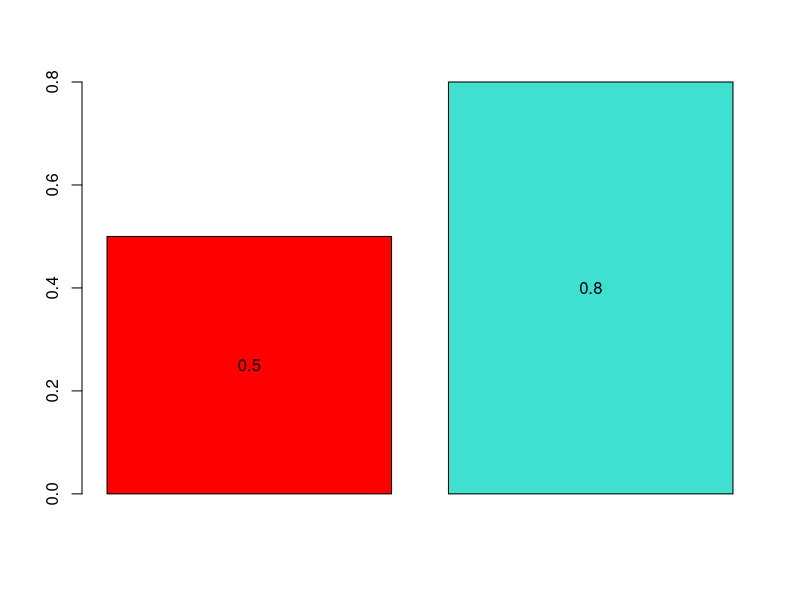
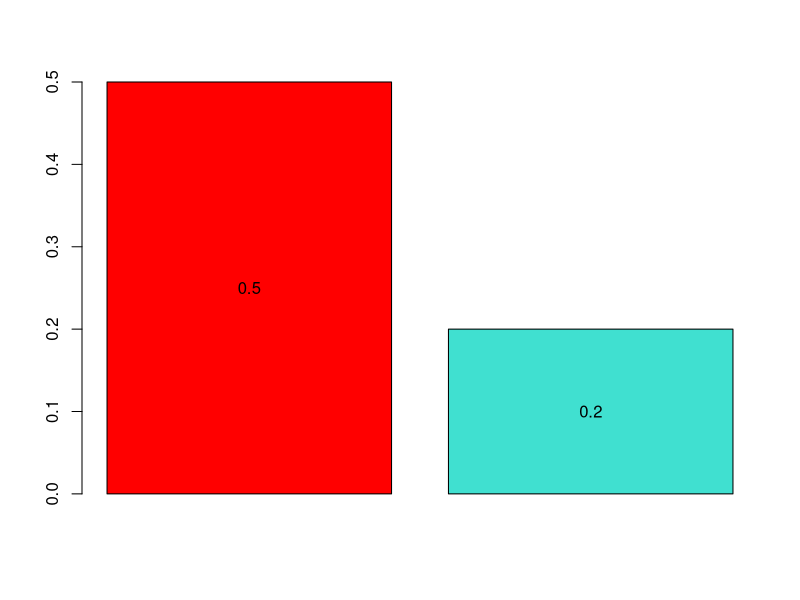
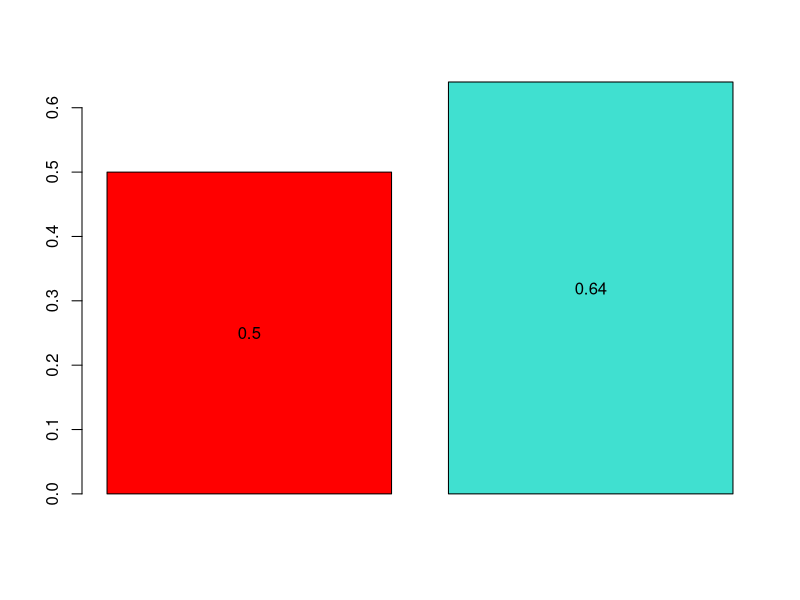
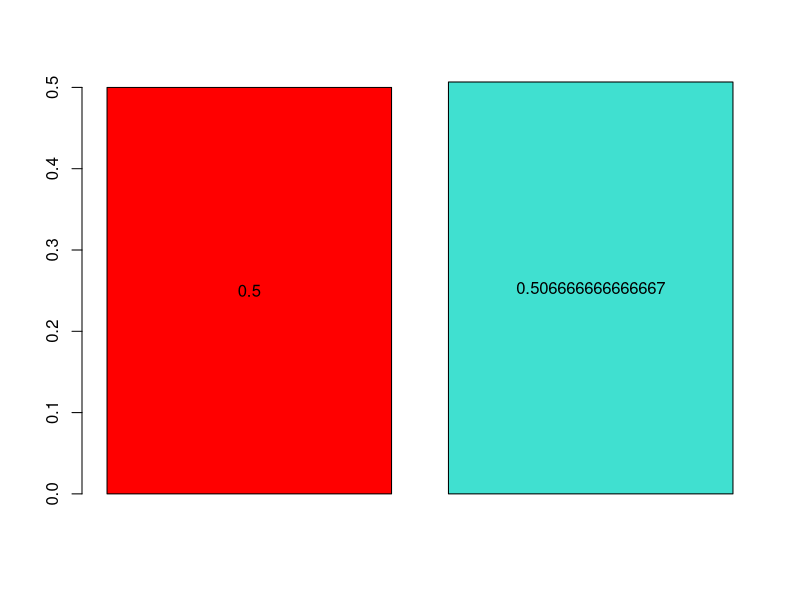
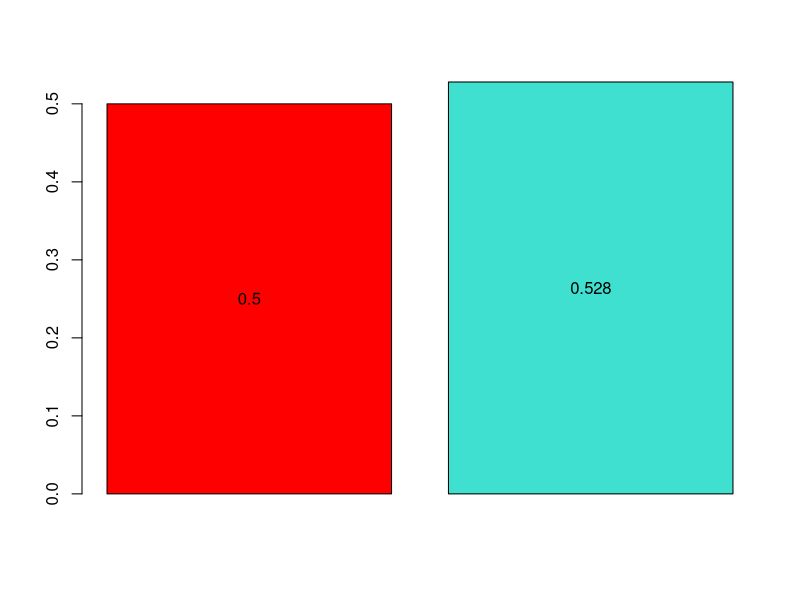
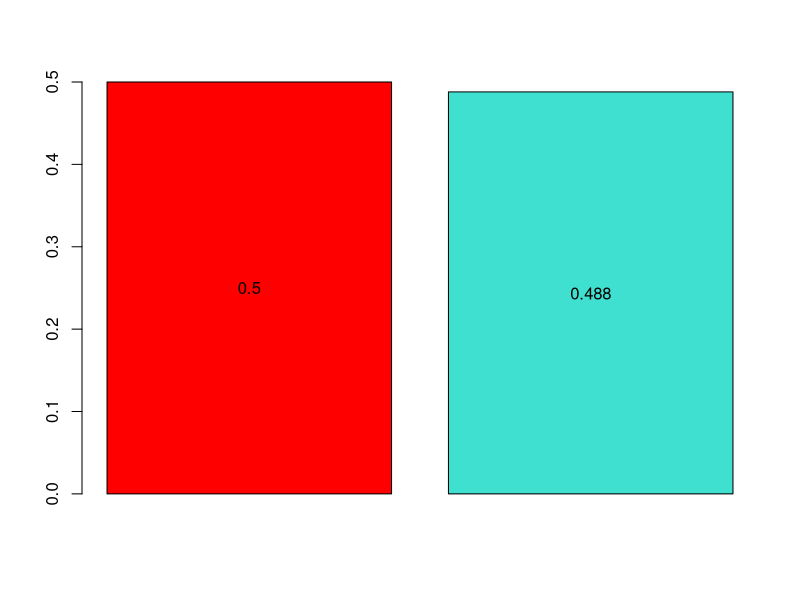
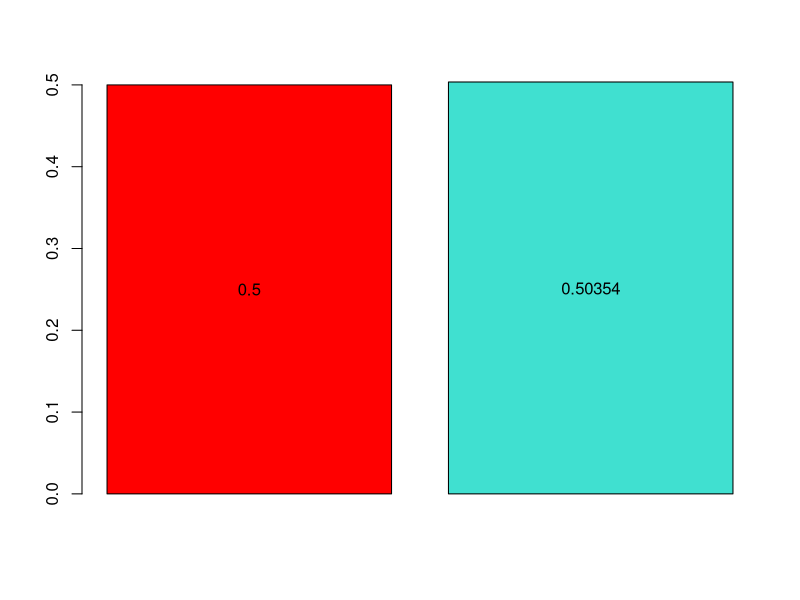

Here is the R script that generated these plots, in order:
## ---- chunk 1
knitr::opts_chunk$set(fig.path='README_figs/README-')
set.seed(111232)
## ---- chunk 2
trials <- rbinom(5, 1, 0.5)
ls <- c(0.5, mean(trials))
bp <- barplot(ls, col = c('red', 'turquoise'))
text(bp, y=ls/2, labels=as.character(ls))
## ---- chunk 3
trials <- rbinom(5, 1, 0.5)
ls <- c(0.5, mean(trials))
bp <- barplot(ls, col = c('red', 'turquoise'))
text(bp, y=ls/2, labels=as.character(ls))
## ---- chunk 4
trials <- rbinom(50, 1, 0.5)
ls <- c(0.5, mean(trials))
bp <- barplot(ls, col = c('red', 'turquoise'))
text(bp, y=ls/2, labels=as.character(ls))
## ---- chunk 5
trials <- rbinom(150, 1, 0.5)
ls <- c(0.5, mean(trials))
bp <- barplot(ls, col = c('red', 'turquoise'))
text(bp, y=ls/2, labels=as.character(ls))
## ---- chunk 6
trials <- rbinom(500, 1, 0.5)
ls <- c(0.5, mean(trials))
bp <- barplot(ls, col = c('red', 'turquoise'))
text(bp, y=ls/2, labels=as.character(ls))
## ---- chunk 7
trials <- rbinom(1000, 1, 0.5)
ls <- c(0.5, mean(trials))
bp <- barplot(ls, col = c('red', 'turquoise'))
text(bp, y=ls/2, labels=as.character(ls))
## ---- chunk 8
trials <- rbinom(100000, 1, 0.5)
ls <- c(0.5, mean(trials))
bp <- barplot(ls, col = c('red', 'turquoise'))
text(bp, y=ls/2, labels=as.character(ls))
